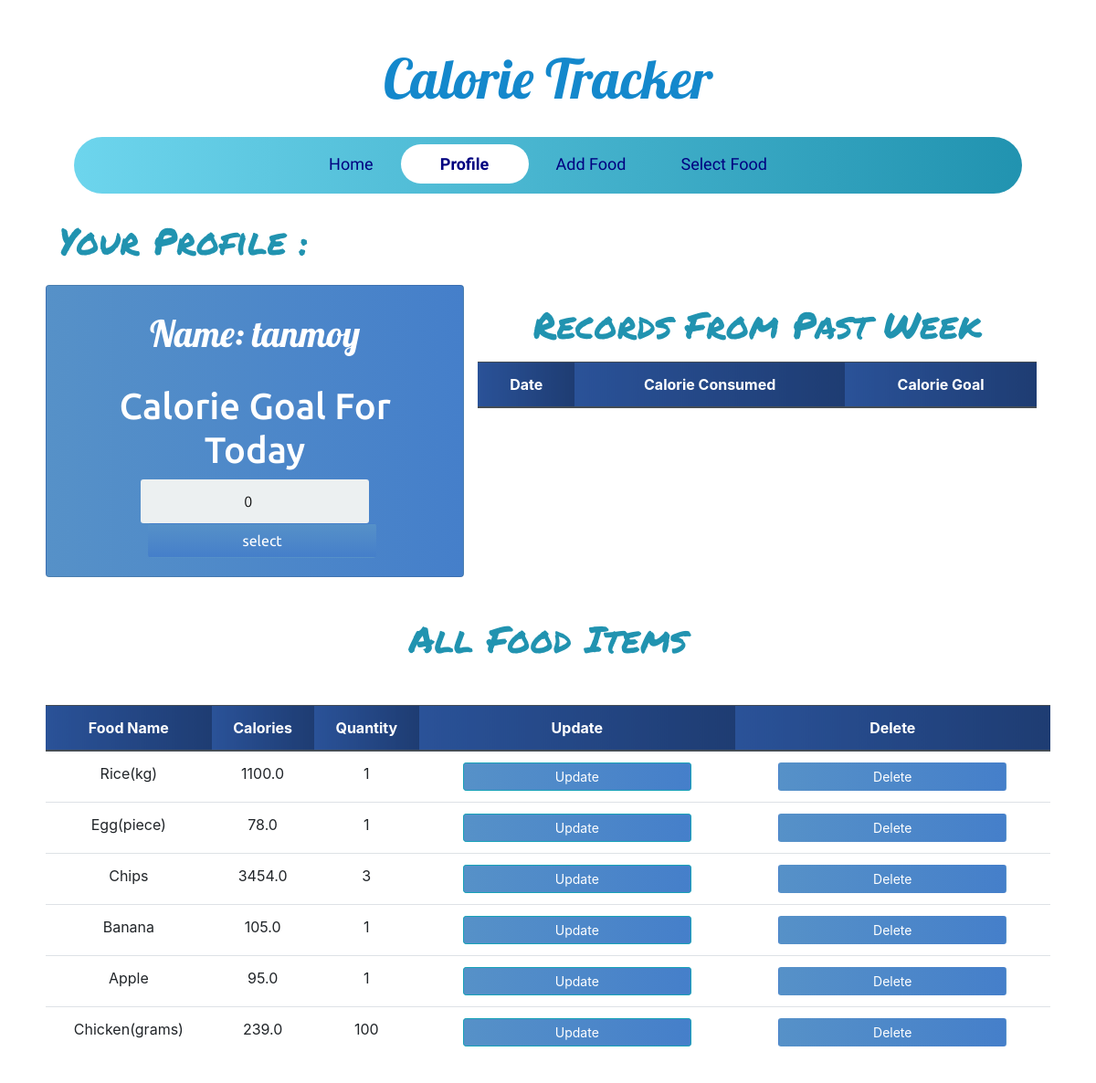
/profile/ (signed in), run on the app's committed database.
### calories/models.py (models this page shows, shortened)
class Profile(models.Model):
	person_of = models.ForeignKey(User,null=True,on_delete=models.CASCADE)
	calorie_count = models.FloatField(default=0,null=True,blank=True)
	food_selected = models.ForeignKey(Food,on_delete=models.CASCADE,null=True,blank=True)
	quantity = models.FloatField(default=0)
	total_calorie = models.FloatField(default=0,null=True)
	date = models.DateField(auto_now_add = True)
	calorie_goal = models.PositiveIntegerField(default=0)
	all_food_selected_today = models.ManyToManyField(Food,through='PostFood',related_name='inventory')

class Food(models.Model):
	name = models.CharField(max_length=200 ,null=False)
	quantity = models.PositiveIntegerField(null=False,default=0)
	calorie = models.FloatField(null=False,default=0)
	person_of = models.ForeignKey(User,null=True,on_delete=models.CASCADE)

### calories/views.py (the view)
# urls.py: path('profile/',ProfilePage,name='profile'),
@login_required
def ProfilePage(request):
	person = Profile.objects.filter(person_of=request.user).last()
	food_items = Food.objects.filter(person_of=request.user)
	form = ProfileForm(instance=person)
	if request.method == 'POST':
		form = ProfileForm(request.POST,instance=person)
		if form.is_valid():
			form.save()
			return redirect('profile')
	else:
		form = ProfileForm(instance=person)
	some_day_last_week = timezone.now().date() -timedelta(days=7)
	records=Profile.objects.filter(date__gte=some_day_last_week,date__lt=timezone.now().date(),person_of=request.user)
	context = {'form':form,'food_items':food_items,'records':records}
	return render(request, 'profile.html',context)

### calories/forms.py
class ProfileForm(forms.ModelForm):
	class Meta:
		model = Profile
		fields = ('calorie_goal',)

### templates/profile.html (shortened to what this page needs)
{% extends 'base.html' %}
{% block content %}
<div class="container-fluid">
    <h1 class="headline">Your Profile :</h1>
        <div class="row mt-4 mb-4">
            <div class="col-lg-5 card card-body">
            <div class="app-title">
                <h1 class="text-center profile-text mt-2">Name: {{ request.user }} </h1>
            </div>
            <form method="POST" action="" class="login-form pt-4">
                {% for field in form %}
                <h1>Calorie Goal For Today</h1>
                {{ field }}
                {% endfor %}
                <input class="btn login_btn profile-submit ml-3" type="submit" value="select">
            </form>
        </div>
        <div class="col-lg-7">
        <h1 class="text-center headline pb-2">Records From Past Week</h1>
        <table class="table text-center">
            <thead class="thead-dark">
                <tr>
                    <th scope="col">Date</th>
                    <th scope="col">Calorie Consumed</th>
                    <th scope="col">Calorie Goal</th>
                </tr>
            </thead>
        </table>
    </div>
     </div>
    <h1 class="text-center headline">All Food Items</h1>
     <div class="row mt-5">
      <table class="table text-center">
            <thead class="thead-dark">
                <tr>
                    <th scope="col">Food Name</th>
                    <th scope="col">Calories</th>
                    <th scope="col">Quantity</th>
                    <th scope="col">Update</th>
                    <th scope="col">Delete</th>
                </tr>
            </thead>
            <tbody>
                {% for food in food_items %}
                <tr>
                    <td>{{ food.name }}</td>
                    <td>{{ food.calorie }}</td>
                    <td>{{ food.quantity }}</td>
                    <td><a class="btn btn-sm btn-info" href="{% url 'update_food' food.id %}">Update</a></td>
                    <td><a class="btn btn-sm " href="{% url 'delete_food' food.id %}">Delete</a></td>
                </tr>
                {% endfor %}
            </tbody>
        </table>
    </div>
</div>
{% endblock content %}

### static/css/base.css (style rules this page uses)
a { text-decoration:none !important; }
body { font-family: Arial; background-color: #3498DB; padding: 50px; }
.app-title { text-align: center; color: #777; }
.login-form { text-align: center; }
input { text-align: center; background-color: #ECF0F1; border: 2px solid transparent; border-radius: 3px; font-size: 16px; font-weight: 200; padding: 10px 0; width: 250px; transition: border .5s; }
.btn { background: #457fca; background: -webkit-linear-gradient(to right, #5691c8, #457fca); background: linear-gradient(to right, #5691c8, #457fca); color: white !important; font-size: 16px; line-height: 25px; padding: 10px 0; text-decoration: none; text-shadow: none; border-radius: 3px; box-shadow: none; transition: 0.25s; display: block; width: 250px; margin: 0 auto; }
.card { background: #457fca; background: -webkit-linear-gradient(to right, #5691c8, #457fca); background: linear-gradient(to right, #5691c8, #457fca); color:white; }
.card::before, .card::after { position: absolute; top: 0; right: 0; bottom: 0; left: 0; transform: scale3d(0, 0, 1); transition: transform .3s ease-out 0s; background: rgba(255, 255, 255, 0.1); content: ''; pointer-events: none; }
.card::before { transform-origin: left top; }
.card::after { transform-origin: right bottom; }
th { background: #1e3c72; background: -webkit-linear-gradient(to right, #2a5298, #1e3c72); background: linear-gradient(to right, #2a5298, #1e3c72); }
.card { font-family: 'Grandstander', cursive; font-family: 'Ubuntu', sans-serif; }
.headline { font-family: 'Permanent Marker', cursive; padding-top:20px; color: #2193b0; color: -webkit-linear-gradient(to right, #6dd5ed, #2193b0); color: linear-gradient(to right, #6dd5ed, #2193b0); }
.profile-text { color:white; font-family: 'Lobster', cursive; }
.table { background-color: white; color: #18AD7C; }
.profile-submit { background: #457fca; background: -webkit-linear-gradient(to bottom, #5691c8, #457fca); background: linear-gradient(to bottom, #5691c8, #457fca); }

### data on the page
Profile: form "0"
Food: name "Rice(kg)", calorie "1100.0", quantity "1"
Food: name "Egg(piece)", calorie "78.0", quantity "1"
Food: name "Chips", calorie "3454.0", quantity "3"
Food: name "Banana", calorie "105.0", quantity "1"
Food: name "Apple", calorie "95.0", quantity "1"
Food: name "Chicken(grams)", calorie "239.0", quantity "100"

### other printed values
{{ request.user }} "tanmoy"
